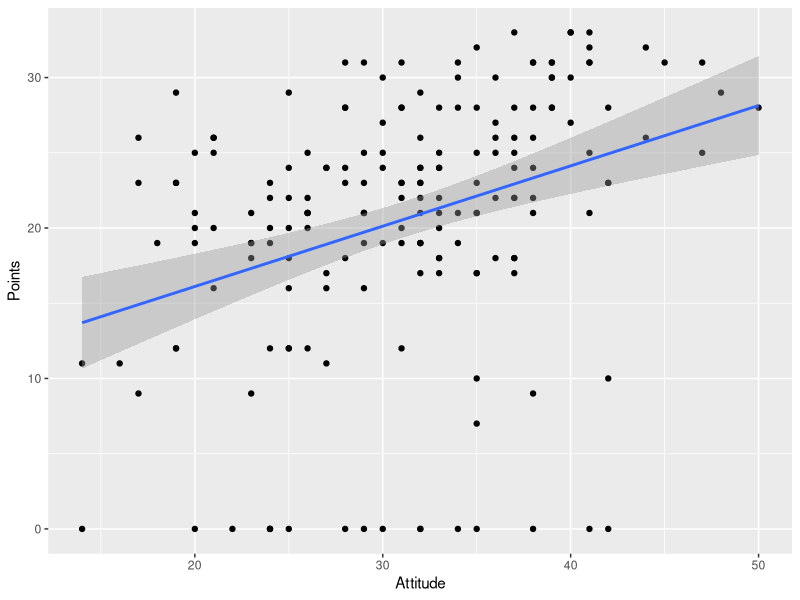

Recreate this plot in R.
## ---- chunk 1
knitr::opts_chunk$set(echo = TRUE)
# load data
iods <- read.table("data/iods.txt", header = T)
## ---- chunk 2
library(ggplot2)
qplot(Attitude, Points, data = iods) + geom_smooth(method = "lm")
